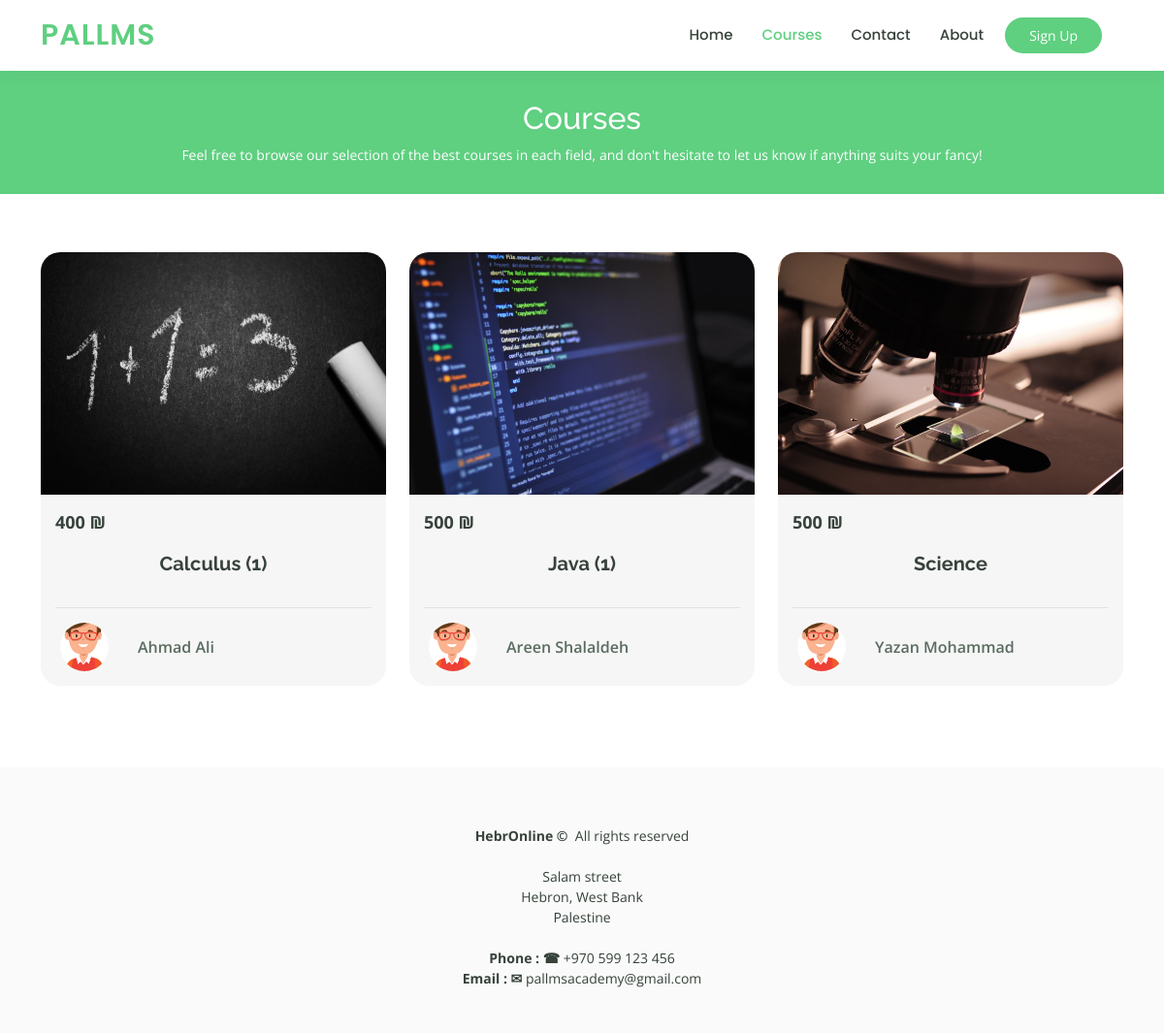
The page /Pallms/courses.php on the database its author committed.
### tables this page shows
CREATE TABLE `courses` (
  `id` int(10) NOT NULL,
  `name` varchar(100) NOT NULL,
  `description` text NOT NULL,
  `outline` text NOT NULL,
  `requirements` text NOT NULL,
  `outcome` text NOT NULL,
  `imagePath` varchar(150) NOT NULL,
  `teachersId` int(10) NOT NULL,
  `price` int(11) NOT NULL,
  `RegistrationExpirationDate` date NOT NULL,
  `startDate` date DEFAULT NULL,
  `DateAdded` date NOT NULL,
  `status` int(2) NOT NULL DEFAULT 1,
  `enrolledNumber` int(11) NOT NULL DEFAULT 0,
  `classroom` int(2) NOT NULL DEFAULT 2
);

CREATE TABLE `users` (
  `id` int(10) NOT NULL,
  `firstName` varchar(30) NOT NULL,
  `lastName` varchar(30) NOT NULL,
  `email` varchar(50) NOT NULL,
  `password` varchar(50) NOT NULL,
  `address` varchar(200) NOT NULL,
  `imagePath` varchar(159) NOT NULL,
  `phone` varchar(50) NOT NULL,
  `type` int(4) NOT NULL,
  `status` int(4) NOT NULL,
  `registrationDate` date NOT NULL,
  `approvalDate` date DEFAULT NULL,
  `passwordReset` varchar(30) DEFAULT NULL
);

### DB/DB.php (called while the page is built, shortened)
 <?php
 class DB{
  private static $connection;
  public function connect(){
    if (!isset(self::$connection)) {
      $config=parse_ini_file('config.ini');
      self::$connection=new mysqli($config['servername'],$config['username'],$config['password'],$config['dbname']);
    }
    return self::$connection;
  }
public function getAllCourseWithTeacherActFin()
{
  $conn=$this->connect();
    $conn->set_charset("UTF8");
$query =" select courses.id , courses.name , courses.description ,courses.outline ,courses.requirements ,courses.outcome,
courses.imagePath,
courses.price,
courses.RegistrationExpirationDate,
courses.DateAdded
,users.firstName , users.lastName, users.imagePath  as userimg
 from courses
JOIN users ON courses.teachersId =  users.id
where  courses.status = '1'  or  courses.status = '3'
ORDER BY `courses`.`name` ASC
 ";
    $result = mysqli_query($conn, $query);
        return $result;
}
    }
?>

### Pallms/courses.php (the view, shortened to what this page needs)
<!DOCTYPE html>
<html lang="en">
  <?php
$loginStutes =0;
 ?>
<head>
  <link href="assets/vendor/animate.css/animate.min.css" rel="stylesheet">
  <link href="assets/vendor/aos/aos.css" rel="stylesheet">
  <link href="assets/vendor/bootstrap/css/bootstrap.min.css" rel="stylesheet">
  <link href="assets/vendor/bootstrap-icons/bootstrap-icons.css" rel="stylesheet">
  <link href="assets/vendor/boxicons/css/boxicons.min.css" rel="stylesheet">
  <link href="assets/vendor/remixicon/remixicon.css" rel="stylesheet">
  <link href="assets/vendor/swiper/swiper-bundle.min.css" rel="stylesheet">
  <link href="assets/css/style.css" rel="stylesheet">
</head>
<body>
   <header id="header" class="fixed-top">
    <div class="container d-flex align-items-center">
      <h1 class="logo me-auto">PalLMS</h1>
      <nav id="navbar" class="navbar order-last order-lg-0">
        <ul class="d-flex align-items-center">
          <li><a  href="index.php">Home</a></li>
          <li><a  class="active" href="courses.php">Courses</a></li>
          <li><a  href="contact.php">Contact</a></li>
          <li><a  href="about.php">About</a></li>
          <?php
  $actionroot   = '' ;
    if ($loginStutes ==1) {
if ( $_SESSION['valid'] == '3' )
     {
   $actionroot  = "../student/";
    }
    else
      if ( $_SESSION['valid'] == '2' )
     {
   $actionroot  = "../teacher/";
    }
    else if  ( $_SESSION['valid'] == '1' )
     {
   $actionroot  = "../admin/";
    }
           ?>
          <ul>
            <li><img  src="<?php echo $_SESSION['img']; ?>"  alt="" style="width: 40px; height: 40px; border-radius: 50%; margin-left: 35px;object-fit:cover;"></li>
            <li class="dropdown"><a href="#"><span> <?php echo $_SESSION['name'] ;?> </span> <i class="bi bi-chevron-down"></i></a>
            <ul>
              <li><a href="<?php echo $actionroot ?>">My account</a></li>
              <li><a href="../DB/logout.php">Log out</a></li>
            </ul>
            </li>
            </ul>
             </ul>
      </nav>
          <?php
 }
else
 {
          ?>
  </ul>
      </nav>
      <a href="signInUp.php" class="get-started-btn">Sign Up</a>
        <?php  } ?>
    </div>
  </header>
  <main id="main" data-aos="fade-in">
    <div class="breadcrumbs" data-aos="fade-in">
      <div class="container">
        <h2>Courses</h2>
        <p>Feel free to browse our selection of the best courses in each field, and don't hesitate to let us know if anything suits your fancy!</p>
      </div>
    </div>
<section id="courses" class="courses">
  <div class="container" data-aos="fade-up">
    <div class="row" data-aos="zoom-in" data-aos-delay="100">
      <?php
      require('../DB/DB.php');
      $db = new DB();
      $result = $db->getAllCourseWithTeacherActFin();
      foreach ($result as $item) {
      ?>
        <div class="col-lg-4 col-md-6 mb-4 d-flex align-items-stretch">
          <div class="course-item" style="border-radius: 20px; overflow: hidden;">
            <img style="width: 500px; height: 250px;object-fit:cover;" src="<?php echo $item['imagePath']; ?>" class="img-fluid" alt="...">
            <div class="course-content">
              <div class="d-flex justify-content-between align-items-center mb-3">
                <p class="price"><?php echo $item['price']; ?> ₪</p>
              </div>
              <form action="course-details.php" method="POST" enctype="multipart/form-data">
                <h3><input class="titleText" type="submit" name="submit" value="<?php echo $item['name']; ?>" /></h3><br>
              </form>
              <div class="trainer d-flex justify-content-between align-items-center">
                <div class="trainer-profile d-flex align-items-center">
                  <img style="border-radius: 50px; width: 50px; height: 50px; margin-left: 5px; margin-right: 20px;object-fit:cover;" src="<?php echo $item['userimg']; ?>" class="img-fluid" alt="">
                  <span><?php echo $item['firstName']. "  ".$item['lastName']; ?>  </span>
                </div>
              </div>
            </div>
          </div>
        </div>
      <?php
      }
      ?>
    </div>
  </div>
</section>
  </main>
  <footer id="footer">
<div class="footer-top">
  <div class="container">
    <div class="row">
    <div class="copyright"><strong><span>HebrOnline&nbsp;&copy; &nbsp;</span></strong>All rights reserved</div>
    <p>
      <br>
          Salam street <br>
          Hebron, West Bank<br>
          Palestine <br><br>
          <strong>Phone : &phone;</strong> +970 599  123 456 <br>
          <strong>Email : &#9993;</strong> pallmsacademy@gmail.com<br>
        </p>
    </div>
  </div>
</div>
</footer>
</body>
</html>

### Pallms/assets/css/style.css (style rules this page uses)
body { font-family: "Open Sans", sans-serif; color: #444444; text-align: center; }
a { color: #5fcf80; text-decoration: none; }
h1, h2, h3, h4, h5, h6 { font-family: "Raleway", sans-serif; }
#header { display: flex; justify-content: center; background: #fff; transition: all 0.5s; z-index: 997; padding: 15px 0; box-shadow: 0px 0 18px rgba(55, 66, 59, 0.08); }
#header .logo { font-size: 30px; margin: 0; padding: 0; line-height: 1; font-weight: 600; letter-spacing: 1px; text-transform: uppercase; font-family: "Poppins", sans-serif; color: #5fcf80; }
.get-started-btn { margin-left: 22px; margin-right: 22px; background: #5fcf80; color: #fff; border-radius: 50px; padding: 8px 25px; white-space: nowrap; transition: 0.3s; font-size: 14px; display: inline-block; }
.navbar { padding: 0; display: flex; }
.navbar ul { margin: 0; padding: 0; display: flex; list-style: none; }
.navbar li { position: relative; }
.navbar a, .navbar a:focus { display: flex; align-items: center; justify-content: space-between; padding: 10px 0 10px 30px; font-family: "Poppins", sans-serif; font-size: 15px; font-weight: 500; color: #37423b; white-space: nowrap; transition: 0.3s; }
.navbar a:hover, .navbar .active, .navbar .active:focus, .navbar li:hover>a { color: #5fcf80; }
section { padding: 60px 0; overflow: hidden; }
.breadcrumbs { margin-top: 73px; text-align: center; background: #5fcf80; padding: 30px 0; color: #fff; }
.breadcrumbs h2 { font-size: 32px; font-weight: 500; }
.breadcrumbs p { font-size: 14px; margin-bottom: 0; }
.courses .course-content { background-color: rgb(246, 246, 246); padding: 15px; }
.courses .course-content h3 { font-weight: 700; font-size: 20px; }
.courses .course-content p { font-size: 14px; color: #777777; }
.courses .course-content .price { margin: 0; font-weight: 700; font-size: 18px; color: #37423b; }
.courses .trainer { padding-top: 15px; border-top: 1px solid #e1e1e1; }
.courses .trainer .trainer-profile span { padding-left: 10px; font-weight: 600; font-size: 16px; color: #5a6c60; }
#footer { color: #37423b; font-size: 14px; background: #eef0ef; }
#footer .footer-top { padding: 60px 0 30px 0; background: #f9faf9; }

### Pallms/courses.php (style rules this page uses)
.titleText { color: #37423b; transition: 0.3s; text-decoration: none; font-weight: 700; font-size: 20px; font-family: "Raleway", sans-serif; border: none; background: none; }

### rows shown on the page
courses: imagePath (picture), price "400", submit "Calculus (1)", teachersId.imagePath (picture), teachersId.firstName "Ahmad", teachersId.lastName "Ali"
courses: imagePath (picture), price "500", submit "Java (1)", teachersId.imagePath (picture), teachersId.firstName "Areen", teachersId.lastName "Shalaldeh"
courses: imagePath (picture), price "500", submit "Science", teachersId.imagePath (picture), teachersId.firstName "Yazan", teachersId.lastName "Mohammad"
